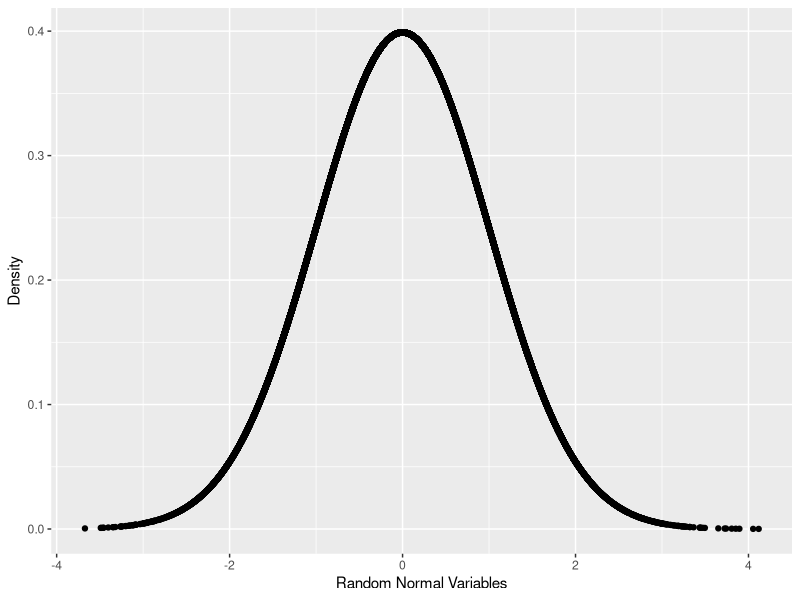
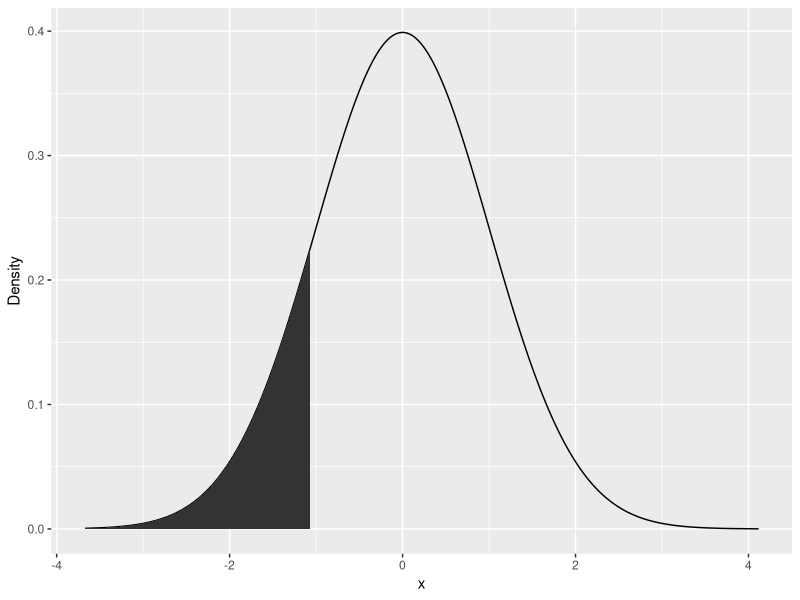
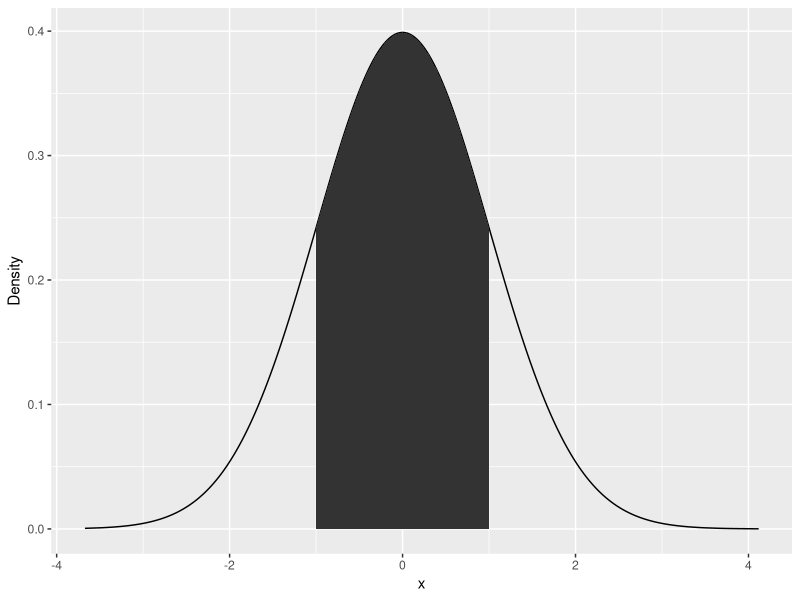
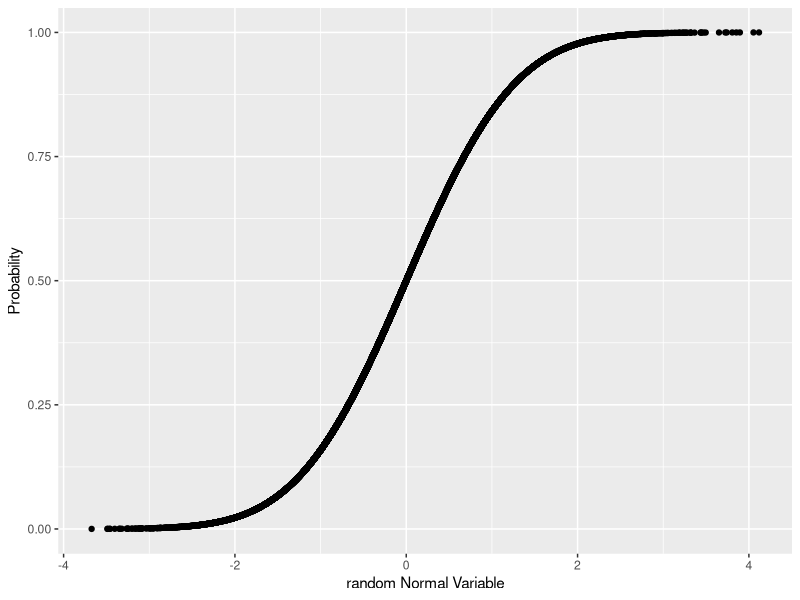

Recreate these plots in R, in order.
x <- rnorm(n=10)
x
sd(x)
mean(x)
y <- rnorm(n = 30000, mean = 100, sd = 20)
y
sd(y)
mean(y)
y

randNorm10 <- rnorm(10)
randNorm10

dnorm(randNorm10)
dnorm(c(-1,0,1))

randNorm <- rnorm(30000)
randNorm
randDensity <- dnorm(randNorm)
randDensity
require(ggplot2)
ggplot(data.frame(x = randNorm, y = randDensity)) + aes(x = x, y = y) + geom_point() + 
          labs(x = "Random Normal Variables", y = "Density")

## pnorm es una función que calcula la probabilidad acumulaiva, probabilidad
## que ocurra el evento.
randNorm10
pnorm(randNorm10)
sd(randNorm)
mean(randNorm)

## se puede encontrarar la probabilidad de que una variable caiga entre dos numero##
## y se representa como el area bajo la curva de la grafica que se tiene aqui ##. 
pnorm(1) - pnorm(0)

p <- ggplot(data.frame(x=randNorm, y=randDensity)) + aes(x=x, y=y) + geom_line() + 
  labs(x="x", y="Density")

## Creando un area bajo la curva 

neg1Seq <- seq(from=min(randNorm), to=-1, by=.1)

## construir una data.frame de secuencia como x
## distribucion de valores para secuecias como y

lessThanNeg1 <- data.frame(x=neg1Seq, y=dnorm(neg1Seq))

head(lessThanNeg1)

#combina estos con puntos dinales alejados de la izquiera y derecha la altura es 0.
lessThanNeg1 <- rbind(c(min(randNorm), 0),
                      lessThanNeg1,
                      c(max(lessThanNeg1$x), 0))
# usa la region achurada como un poligono
p + geom_polygon(data=lessThanNeg1, aes(x=x, y=y))

neg1Pos1Seq <- seq(from = -1, to=1, by=0.1)

## construir un data.frame de una secuencia de x
## la distribuciion de valor para esa secuencia y

neg1To1 <- data.frame(x=neg1Pos1Seq, y=dnorm(neg1Pos1Seq))

head(neg1To1)

## Combinando esto con los puntos finales lejano hacia la izquierda y hacia la derecha
## la altura es 0

neg1To1 <- rbind(c(min(neg1To1$x), 0),
                 neg1To1,
                 c(max(neg1To1$x), 0))

## usa esa region como un poligono
p + geom_polygon(data=neg1To1, aes(x=x, y=y))

##curva de probabilidad

##"pnorm" es una función de probabilidad usa en R, entonces se grafica los valores de
## randNorm v/s la probabilidad de los valoes de randNorm.... 
randProb <- pnorm(randNorm)

ggplot(data.frame(x=randNorm, y=randProb)) + aes(x=x, y=y) + 
  geom_point() + labs(x="random Normal Variable", y="Probability")

## la funcion opuesta a pnorm es qnorm, dando la probabilidad acumulativa y retornar
## en cuantil...... Ejemplo

qnorm(pnorm(randNorm10))

## de esta manera al aplicar la funcion all.equal se obtiene un valor igual por TRUE.
all.equal(randNorm10, qnorm(pnorm(randNorm10)))




